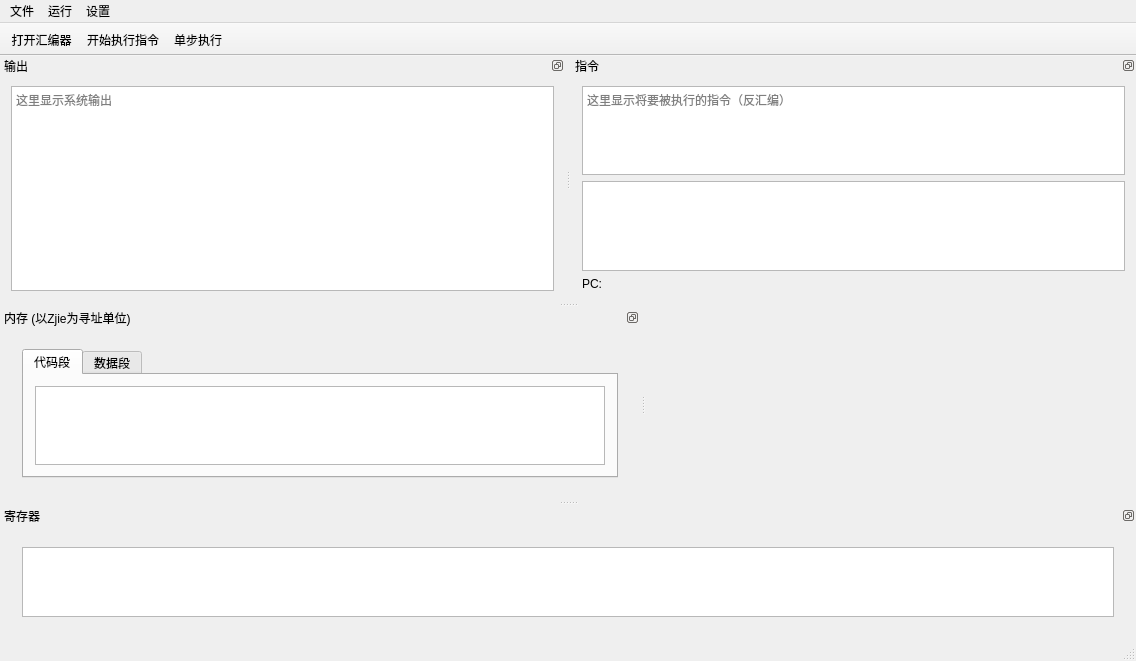
<?xml version="1.0" encoding="UTF-8"?>
<ui version="4.0">
 <class>Assembler</class>
 <widget class="QMainWindow" name="Assembler">
  <property name="geometry">
   <rect>
    <x>0</x>
    <y>0</y>
    <width>1136</width>
    <height>661</height>
   </rect>
  </property>
  <property name="windowTitle">
   <string>MIPS Simulator v0.5</string>
  </property>
  <widget class="QWidget" name="centralWidget"/>
  <widget class="QMenuBar" name="menuBar">
   <property name="geometry">
    <rect>
     <x>0</x>
     <y>0</y>
     <width>1136</width>
     <height>25</height>
    </rect>
   </property>
   <widget class="QMenu" name="menu">
    <property name="title">
     <string>设置</string>
    </property>
    <widget class="QMenu" name="menuInstrMode">
     <property name="title">
      <string>输入指令格式</string>
     </property>
     <addaction name="actionZPC"/>
     <addaction name="actionStandard_MIPS"/>
    </widget>
    <addaction name="menuInstrMode"/>
   </widget>
   <widget class="QMenu" name="menu_2">
    <property name="title">
     <string>运行</string>
    </property>
    <addaction name="actionSysExec"/>
    <addaction name="actionStepInto"/>
   </widget>
   <widget class="QMenu" name="menuFile">
    <property name="title">
     <string>文件</string>
    </property>
    <addaction name="actionOpenBinary"/>
   </widget>
   <addaction name="menuFile"/>
   <addaction name="menu_2"/>
   <addaction name="menu"/>
  </widget>
  <widget class="QToolBar" name="mainToolBar">
   <property name="movable">
    <bool>false</bool>
   </property>
   <attribute name="toolBarArea">
    <enum>TopToolBarArea</enum>
   </attribute>
   <attribute name="toolBarBreak">
    <bool>false</bool>
   </attribute>
   <addaction name="actionOpenAssembler"/>
   <addaction name="actionSysExec"/>
   <addaction name="actionStepInto"/>
  </widget>
  <widget class="QStatusBar" name="statusBar"/>
  <widget class="QDockWidget" name="dockWidget_3">
   <property name="features">
    <set>QDockWidget::DockWidgetFloatable|QDockWidget::DockWidgetMovable</set>
   </property>
   <property name="windowTitle">
    <string>寄存器</string>
   </property>
   <attribute name="dockWidgetArea">
    <number>8</number>
   </attribute>
   <widget class="QWidget" name="dockWidgetContents_3">
    <layout class="QVBoxLayout" name="verticalLayout_8">
     <item>
      <widget class="QWidget" name="widget_2" native="true">
       <layout class="QVBoxLayout" name="verticalLayout_2">
        <item>
         <widget class="QTableView" name="tableViewRegs"/>
        </item>
       </layout>
      </widget>
     </item>
    </layout>
   </widget>
  </widget>
  <widget class="QDockWidget" name="dockWidget_4">
   <property name="features">
    <set>QDockWidget::DockWidgetFloatable|QDockWidget::DockWidgetMovable</set>
   </property>
   <property name="windowTitle">
    <string>输出</string>
   </property>
   <attribute name="dockWidgetArea">
    <number>4</number>
   </attribute>
   <widget class="QWidget" name="dockWidgetContents_4">
    <layout class="QVBoxLayout" name="verticalLayout_6">
     <item>
      <widget class="QWidget" name="widget_4" native="true">
       <layout class="QVBoxLayout" name="verticalLayout_7">
        <property name="leftMargin">
         <number>0</number>
        </property>
        <property name="topMargin">
         <number>0</number>
        </property>
        <property name="rightMargin">
         <number>0</number>
        </property>
        <property name="bottomMargin">
         <number>0</number>
        </property>
        <item>
         <widget class="QTextEdit" name="textEditOUT">
          <property name="readOnly">
           <bool>true</bool>
          </property>
          <property name="placeholderText">
           <string>这里显示系统输出</string>
          </property>
         </widget>
        </item>
       </layout>
      </widget>
     </item>
    </layout>
   </widget>
  </widget>
  <widget class="QDockWidget" name="dockWidget_5">
   <property name="features">
    <set>QDockWidget::DockWidgetFloatable|QDockWidget::DockWidgetMovable</set>
   </property>
   <property name="windowTitle">
    <string>指令</string>
   </property>
   <attribute name="dockWidgetArea">
    <number>4</number>
   </attribute>
   <widget class="QWidget" name="dockWidgetContents_5">
    <layout class="QVBoxLayout" name="verticalLayout_4">
     <item>
      <widget class="QWidget" name="widget_5" native="true">
       <layout class="QVBoxLayout" name="verticalLayout_5">
        <property name="leftMargin">
         <number>0</number>
        </property>
        <property name="topMargin">
         <number>0</number>
        </property>
        <property name="rightMargin">
         <number>0</number>
        </property>
        <property name="bottomMargin">
         <number>0</number>
        </property>
        <item>
         <widget class="QTextEdit" name="textEditInstrs">
          <property name="placeholderText">
           <string>这里显示将要被执行的指令（反汇编）</string>
          </property>
         </widget>
        </item>
        <item>
         <widget class="QTableView" name="tableViewInstrs"/>
        </item>
        <item>
         <widget class="QLabel" name="labelPC">
          <property name="text">
           <string>PC: </string>
          </property>
         </widget>
        </item>
       </layout>
      </widget>
     </item>
    </layout>
   </widget>
  </widget>
  <widget class="QDockWidget" name="dockWidget_2">
   <property name="sizePolicy">
    <sizepolicy hsizetype="Expanding" vsizetype="Preferred">
     <horstretch>0</horstretch>
     <verstretch>0</verstretch>
    </sizepolicy>
   </property>
   <property name="minimumSize">
    <size>
     <width>640</width>
     <height>192</height>
    </size>
   </property>
   <property name="features">
    <set>QDockWidget::DockWidgetFloatable|QDockWidget::DockWidgetMovable</set>
   </property>
   <property name="windowTitle">
    <string>内存 (以Zjie为寻址单位)</string>
   </property>
   <attribute name="dockWidgetArea">
    <number>1</number>
   </attribute>
   <widget class="QWidget" name="dockWidgetContents_2">
    <layout class="QVBoxLayout" name="verticalLayout_9">
     <item>
      <widget class="QWidget" name="widget" native="true">
       <layout class="QVBoxLayout" name="verticalLayout_3">
        <item>
         <widget class="QTabWidget" name="tabWidget">
          <property name="currentIndex">
           <number>0</number>
          </property>
          <widget class="QWidget" name="tab">
           <attribute name="title">
            <string>代码段</string>
           </attribute>
           <layout class="QVBoxLayout" name="verticalLayout">
            <item>
             <widget class="QTableView" name="tableViewMemory_Text">
              <property name="editTriggers">
               <set>QAbstractItemView::NoEditTriggers</set>
              </property>
             </widget>
            </item>
           </layout>
          </widget>
          <widget class="QWidget" name="tab_2">
           <attribute name="title">
            <string>数据段</string>
           </attribute>
           <layout class="QVBoxLayout" name="verticalLayout_10">
            <item>
             <widget class="QTableView" name="tableViewMemory_Data"/>
            </item>
           </layout>
          </widget>
         </widget>
        </item>
       </layout>
      </widget>
     </item>
    </layout>
   </widget>
  </widget>
  <action name="actionOpenAssembler">
   <property name="text">
    <string>打开汇编器</string>
   </property>
  </action>
  <action name="actionStepInto">
   <property name="text">
    <string>单步执行</string>
   </property>
  </action>
  <action name="actionCollabInput">
   <property name="checkable">
    <bool>true</bool>
   </property>
   <property name="checked">
    <bool>false</bool>
   </property>
   <property name="text">
    <string>关联汇编器输入</string>
   </property>
   <property name="toolTip">
    <string>选中时，将汇编器窗口中的代码同步作为模拟器的输入指令</string>
   </property>
  </action>
  <action name="actionSysExec">
   <property name="text">
    <string>开始执行指令</string>
   </property>
   <property name="toolTip">
    <string>开始执行指令</string>
   </property>
  </action>
  <action name="actionOpenBinary">
   <property name="text">
    <string>打开二进制</string>
   </property>
  </action>
  <action name="actionOpenDisplay">
   <property name="text">
    <string>打开显示器</string>
   </property>
  </action>
  <action name="actionZPC">
   <property name="checkable">
    <bool>true</bool>
   </property>
   <property name="text">
    <string>ZPC (Zjie 寻址)</string>
   </property>
  </action>
  <action name="actionStandard_MIPS">
   <property name="checkable">
    <bool>true</bool>
   </property>
   <property name="checked">
    <bool>true</bool>
   </property>
   <property name="text">
    <string>标准MIPS (Byte 寻址)</string>
   </property>
  </action>
 </widget>
 <layoutdefault spacing="6" margin="11"/>
 <resources/>
 <connections/>
</ui>
